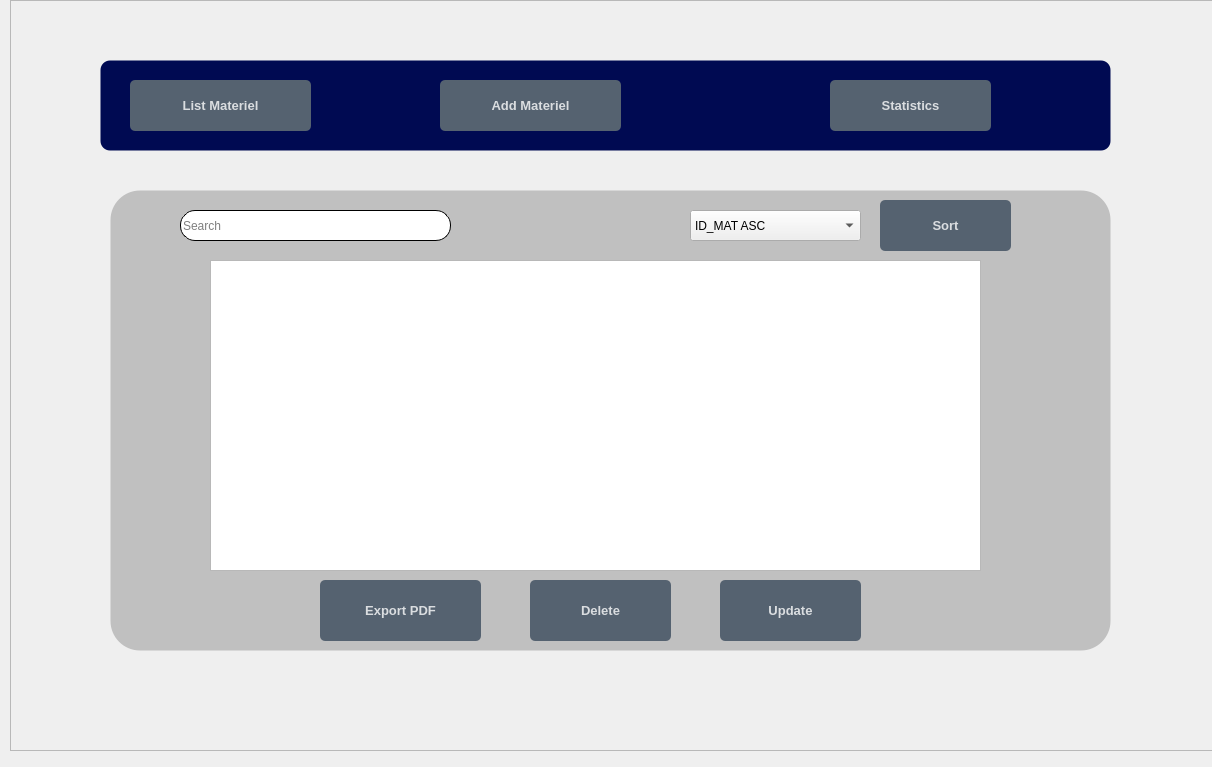
<?xml version="1.0" encoding="UTF-8"?>
<ui version="4.0">
 <class>MainWindow</class>
 <widget class="QMainWindow" name="MainWindow">
  <property name="geometry">
   <rect>
    <x>0</x>
    <y>0</y>
    <width>1212</width>
    <height>767</height>
   </rect>
  </property>
  <property name="windowTitle">
   <string>MainWindow</string>
  </property>
  <widget class="QWidget" name="centralwidget">
   <widget class="QFrame" name="frame">
    <property name="geometry">
     <rect>
      <x>10</x>
      <y>0</y>
      <width>1221</width>
      <height>751</height>
     </rect>
    </property>
    <property name="frameShape">
     <enum>QFrame::StyledPanel</enum>
    </property>
    <property name="frameShadow">
     <enum>QFrame::Raised</enum>
    </property>
    <widget class="QStackedWidget" name="stackedWidget">
     <property name="geometry">
      <rect>
       <x>30</x>
       <y>20</y>
       <width>1121</width>
       <height>691</height>
      </rect>
     </property>
     <widget class="QWidget" name="page">
      <widget class="QPushButton" name="Stat">
       <property name="geometry">
        <rect>
         <x>790</x>
         <y>60</y>
         <width>161</width>
         <height>51</height>
        </rect>
       </property>
       <property name="font">
        <font>
         <pointsize>10</pointsize>
         <weight>75</weight>
         <bold>true</bold>
        </font>
       </property>
       <property name="styleSheet">
        <string notr="true">QPushButton {
    background-color: rgba(85, 98, 112, 255);
    color: rgba(255, 255, 255, 200);
    border-radius: 5px;
}

QPushButton:pressed {
    padding-left: 5px;
    padding-top: 5px;
    background-color: rgba(0, 0, 255);
    background-position: calc(100% - 10px) center;
}

QPushButton:hover {
    background-color: rgba(0, 0, 255);
}
</string>
       </property>
       <property name="text">
        <string>Statistics</string>
       </property>
       <property name="icon">
        <iconset>
         <normaloff>:/icons/ressource/icons/pie-chart.png</normaloff>:/icons/ressource/icons/pie-chart.png</iconset>
       </property>
       <property name="iconSize">
        <size>
         <width>51</width>
         <height>50</height>
        </size>
       </property>
      </widget>
      <widget class="QPushButton" name="ListMat">
       <property name="geometry">
        <rect>
         <x>90</x>
         <y>60</y>
         <width>181</width>
         <height>51</height>
        </rect>
       </property>
       <property name="font">
        <font>
         <pointsize>10</pointsize>
         <weight>75</weight>
         <bold>true</bold>
        </font>
       </property>
       <property name="styleSheet">
        <string notr="true">QPushButton {
    background-color: rgba(85, 98, 112, 255);
    color: rgba(255, 255, 255, 200);
    border-radius: 5px;
}

QPushButton:pressed {
    padding-left: 5px;
    padding-top: 5px;
    background-color: rgba(0, 0, 255);
    background-position: calc(100% - 10px) center;
}

QPushButton:hover {
    background-color: rgba(0, 0, 255);
}
</string>
       </property>
       <property name="text">
        <string>List Materiel</string>
       </property>
       <property name="icon">
        <iconset>
         <normaloff>:/icons/ressource/icons/clipboard.png</normaloff>:/icons/ressource/icons/clipboard.png</iconset>
       </property>
       <property name="iconSize">
        <size>
         <width>50</width>
         <height>50</height>
        </size>
       </property>
      </widget>
      <widget class="QPushButton" name="AddMat">
       <property name="geometry">
        <rect>
         <x>400</x>
         <y>60</y>
         <width>181</width>
         <height>51</height>
        </rect>
       </property>
       <property name="font">
        <font>
         <pointsize>10</pointsize>
         <weight>75</weight>
         <bold>true</bold>
        </font>
       </property>
       <property name="styleSheet">
        <string notr="true">QPushButton {
    background-color: rgba(85, 98, 112, 255);
    color: rgba(255, 255, 255, 200);
    border-radius: 5px;
}

QPushButton:pressed {
    padding-left: 5px;
    padding-top: 5px;
    background-color: rgba(0, 0, 255);
    background-position: calc(100% - 10px) center;
}

QPushButton:hover {
    background-color: rgba(0, 0, 255);
}
</string>
       </property>
       <property name="text">
        <string>Add Materiel</string>
       </property>
       <property name="icon">
        <iconset>
         <normaloff>:/icons/ressource/icons/add-group.png</normaloff>:/icons/ressource/icons/add-group.png</iconset>
       </property>
       <property name="iconSize">
        <size>
         <width>50</width>
         <height>50</height>
        </size>
       </property>
      </widget>
      <widget class="QLabel" name="label_34">
       <property name="geometry">
        <rect>
         <x>60</x>
         <y>40</y>
         <width>1011</width>
         <height>91</height>
        </rect>
       </property>
       <property name="font">
        <font>
         <weight>50</weight>
         <bold>false</bold>
        </font>
       </property>
       <property name="styleSheet">
        <string notr="true">QLabel {
    background-color: #000A52;
    color: white;
    border: 1px solid transparent;
    border-radius: 10px;
}</string>
       </property>
       <property name="text">
        <string/>
       </property>
      </widget>
      <widget class="QLabel" name="label_35">
       <property name="geometry">
        <rect>
         <x>70</x>
         <y>170</y>
         <width>1001</width>
         <height>461</height>
        </rect>
       </property>
       <property name="styleSheet">
        <string notr="true">QLabel {
    background-color: #C0C0C0;
    color: white;
    border: 1px solid transparent;
    border-radius: 30px;
}</string>
       </property>
       <property name="text">
        <string/>
       </property>
      </widget>
      <widget class="QTableView" name="tableView">
       <property name="geometry">
        <rect>
         <x>170</x>
         <y>240</y>
         <width>771</width>
         <height>311</height>
        </rect>
       </property>
      </widget>
      <widget class="QPushButton" name="pdf">
       <property name="geometry">
        <rect>
         <x>280</x>
         <y>560</y>
         <width>161</width>
         <height>61</height>
        </rect>
       </property>
       <property name="font">
        <font>
         <pointsize>10</pointsize>
         <weight>75</weight>
         <bold>true</bold>
        </font>
       </property>
       <property name="styleSheet">
        <string notr="true">QPushButton {
    background-color: rgba(85, 98, 112, 255);
    color: rgba(255, 255, 255, 200);
    border-radius: 5px;
}

QPushButton:pressed {
    padding-left: 5px;
    padding-top: 5px;
    background-color: rgba(0, 0, 255);
    background-position: calc(100% - 10px) center;
}

QPushButton:hover {
    background-color: rgba(0, 0, 255);
}
</string>
       </property>
       <property name="text">
        <string>Export PDF</string>
       </property>
       <property name="icon">
        <iconset>
         <normaloff>:/icons/ressource/icons/download-pdf.png</normaloff>:/icons/ressource/icons/download-pdf.png</iconset>
       </property>
       <property name="iconSize">
        <size>
         <width>50</width>
         <height>50</height>
        </size>
       </property>
      </widget>
      <widget class="QPushButton" name="delete_2">
       <property name="geometry">
        <rect>
         <x>490</x>
         <y>560</y>
         <width>141</width>
         <height>61</height>
        </rect>
       </property>
       <property name="font">
        <font>
         <pointsize>10</pointsize>
         <weight>75</weight>
         <bold>true</bold>
        </font>
       </property>
       <property name="styleSheet">
        <string notr="true">QPushButton {
    background-color: rgba(85, 98, 112, 255);
    color: rgba(255, 255, 255, 200);
    border-radius: 5px;
}

QPushButton:pressed {
    padding-left: 5px;
    padding-top: 5px;
    background-color: rgba(0, 0, 255);
    background-position: calc(100% - 10px) center;
}

QPushButton:hover {
    background-color: rgba(0, 0, 255);
}
</string>
       </property>
       <property name="text">
        <string>Delete</string>
       </property>
       <property name="icon">
        <iconset>
         <normaloff>:/icons/ressource/icons/delete-database.png</normaloff>:/icons/ressource/icons/delete-database.png</iconset>
       </property>
       <property name="iconSize">
        <size>
         <width>50</width>
         <height>50</height>
        </size>
       </property>
      </widget>
      <widget class="QPushButton" name="update">
       <property name="geometry">
        <rect>
         <x>680</x>
         <y>560</y>
         <width>141</width>
         <height>61</height>
        </rect>
       </property>
       <property name="font">
        <font>
         <pointsize>10</pointsize>
         <weight>75</weight>
         <bold>true</bold>
        </font>
       </property>
       <property name="styleSheet">
        <string notr="true">QPushButton {
    background-color: rgba(85, 98, 112, 255);
    color: rgba(255, 255, 255, 200);
    border-radius: 5px;
}

QPushButton:pressed {
    padding-left: 5px;
    padding-top: 5px;
    background-color: rgba(0, 0, 255);
    background-position: calc(100% - 10px) center;
}

QPushButton:hover {
    background-color: rgba(0, 0, 255);
}
</string>
       </property>
       <property name="text">
        <string>Update</string>
       </property>
       <property name="icon">
        <iconset>
         <normaloff>:/icons/ressource/icons/update.png</normaloff>:/icons/ressource/icons/update.png</iconset>
       </property>
       <property name="iconSize">
        <size>
         <width>60</width>
         <height>50</height>
        </size>
       </property>
      </widget>
      <widget class="QLineEdit" name="searchbar">
       <property name="geometry">
        <rect>
         <x>140</x>
         <y>190</y>
         <width>271</width>
         <height>31</height>
        </rect>
       </property>
       <property name="styleSheet">
        <string notr="true"> background-color: rgb(255, 255, 255); 
    border-radius: 15px; 
    border: 1px solid black; </string>
       </property>
       <property name="placeholderText">
        <string>Search</string>
       </property>
      </widget>
      <widget class="QComboBox" name="comboBox_2">
       <property name="geometry">
        <rect>
         <x>650</x>
         <y>190</y>
         <width>171</width>
         <height>31</height>
        </rect>
       </property>
       <property name="styleSheet">
        <string notr="true">#comboBox {
    border: 1px solid #ced4da;
    border-radius: 4px;
    padding-left: 10px;
}



#comboBox:on {
    border: 4px solid #c2dbfe; 
}

#comboBox QListView {
    font-size: 12px;
    border: 1px solid rgba(0, 0, 0, 10%);
    padding: 5px;
    background-color: #fff;
    outline: 0px;
}
</string>
       </property>
       <item>
        <property name="text">
         <string>ID_MAT ASC</string>
        </property>
       </item>
       <item>
        <property name="text">
         <string>ID_MAT DESC</string>
        </property>
       </item>
       <item>
        <property name="text">
         <string>ETAT ASC</string>
        </property>
       </item>
       <item>
        <property name="text">
         <string>ETAT DESC</string>
        </property>
       </item>
      </widget>
      <widget class="QPushButton" name="sort">
       <property name="geometry">
        <rect>
         <x>840</x>
         <y>180</y>
         <width>131</width>
         <height>51</height>
        </rect>
       </property>
       <property name="font">
        <font>
         <pointsize>10</pointsize>
         <weight>75</weight>
         <bold>true</bold>
        </font>
       </property>
       <property name="styleSheet">
        <string notr="true">QPushButton {
    background-color: rgba(85, 98, 112, 255);
    color: rgba(255, 255, 255, 200);
    border-radius: 5px;
}

QPushButton:pressed {
    padding-left: 5px;
    padding-top: 5px;
    background-color: rgba(0, 0, 255);
    background-position: calc(100% - 10px) center;
}

QPushButton:hover {
    background-color: rgba(0, 0, 255);
}
</string>
       </property>
       <property name="text">
        <string>Sort</string>
       </property>
       <property name="icon">
        <iconset>
         <normaloff>:/icons/ressource/icons/sort.png</normaloff>:/icons/ressource/icons/sort.png</iconset>
       </property>
       <property name="iconSize">
        <size>
         <width>60</width>
         <height>50</height>
        </size>
       </property>
      </widget>
      <zorder>label_34</zorder>
      <zorder>Stat</zorder>
      <zorder>ListMat</zorder>
      <zorder>AddMat</zorder>
      <zorder>label_35</zorder>
      <zorder>tableView</zorder>
      <zorder>pdf</zorder>
      <zorder>delete_2</zorder>
      <zorder>update</zorder>
      <zorder>searchbar</zorder>
      <zorder>comboBox_2</zorder>
      <zorder>sort</zorder>
     </widget>
     <widget class="QWidget" name="page_2">
      <widget class="QLabel" name="label_39">
       <property name="geometry">
        <rect>
         <x>80</x>
         <y>90</y>
         <width>1011</width>
         <height>391</height>
        </rect>
       </property>
       <property name="styleSheet">
        <string notr="true">QLabel {
    background-color: #C0C0C0;
    color: white;
    border: 1px solid transparent;
    border-radius: 30px;
}</string>
       </property>
       <property name="text">
        <string/>
       </property>
      </widget>
      <widget class="QLineEdit" name="IDFOR">
       <property name="geometry">
        <rect>
         <x>140</x>
         <y>290</y>
         <width>441</width>
         <height>41</height>
        </rect>
       </property>
       <property name="styleSheet">
        <string notr="true"> background-color: rgb(255, 255, 255); 
    border-radius: 15px; 
    border: 1px solid black;</string>
       </property>
       <property name="placeholderText">
        <string>ID FOURNISSEUR</string>
       </property>
      </widget>
      <widget class="QLineEdit" name="PRIX">
       <property name="geometry">
        <rect>
         <x>140</x>
         <y>190</y>
         <width>441</width>
         <height>41</height>
        </rect>
       </property>
       <property name="styleSheet">
        <string notr="true"> background-color: rgb(255, 255, 255); 
    border-radius: 15px; 
    border: 1px solid black;</string>
       </property>
       <property name="placeholderText">
        <string>PRIX</string>
       </property>
      </widget>
      <widget class="QPushButton" name="cadd">
       <property name="geometry">
        <rect>
         <x>210</x>
         <y>380</y>
         <width>111</width>
         <height>41</height>
        </rect>
       </property>
       <property name="font">
        <font>
         <pointsize>11</pointsize>
         <weight>75</weight>
         <bold>true</bold>
        </font>
       </property>
       <property name="styleSheet">
        <string notr="true">QPushButton {
    background-color: rgba(85, 98, 112, 255);
    color: rgba(255, 255, 255, 200);
    border-radius: 5px;
}

QPushButton:pressed {
    padding-left: 5px;
    padding-top: 5px;
    background-color: rgba(255, 107, 107, 255);
    background-position: calc(100% - 10px) center;
}

QPushButton:hover {
    background-color: rgba(255, 107, 107, 255);
}
</string>
       </property>
       <property name="text">
        <string>ADD</string>
       </property>
       <property name="icon">
        <iconset>
         <normaloff>:/icons/ressource/icons/addition.png</normaloff>:/icons/ressource/icons/addition.png</iconset>
       </property>
       <property name="iconSize">
        <size>
         <width>30</width>
         <height>30</height>
        </size>
       </property>
      </widget>
      <widget class="QPushButton" name="cupdate">
       <property name="geometry">
        <rect>
         <x>380</x>
         <y>380</y>
         <width>131</width>
         <height>41</height>
        </rect>
       </property>
       <property name="font">
        <font>
         <pointsize>11</pointsize>
         <weight>75</weight>
         <bold>true</bold>
        </font>
       </property>
       <property name="styleSheet">
        <string notr="true">QPushButton {
    background-color: rgba(85, 98, 112, 255);
    color: rgba(255, 255, 255, 200);
    border-radius: 5px;
}

QPushButton:pressed {
    padding-left: 5px;
    padding-top: 5px;
    background-color: rgba(255, 107, 107, 255);
    background-position: calc(100% - 10px) center;
}

QPushButton:hover {
    background-color: rgba(255, 107, 107, 255);
}
</string>
       </property>
       <property name="text">
        <string>UPDATE</string>
       </property>
       <property name="icon">
        <iconset>
         <normaloff>:/icons/ressource/icons/refresh.png</normaloff>:/icons/ressource/icons/refresh.png</iconset>
       </property>
       <property name="iconSize">
        <size>
         <width>40</width>
         <height>40</height>
        </size>
       </property>
      </widget>
      <widget class="QLineEdit" name="IDEMP">
       <property name="geometry">
        <rect>
         <x>140</x>
         <y>240</y>
         <width>441</width>
         <height>41</height>
        </rect>
       </property>
       <property name="styleSheet">
        <string notr="true"> background-color: rgb(255, 255, 255); 
    border-radius: 15px; 
    border: 1px solid black;</string>
       </property>
       <property name="placeholderText">
        <string>ID EMPLOYEE</string>
       </property>
      </widget>
      <widget class="QLineEdit" name="ETAT">
       <property name="geometry">
        <rect>
         <x>140</x>
         <y>140</y>
         <width>441</width>
         <height>41</height>
        </rect>
       </property>
       <property name="styleSheet">
        <string notr="true"> background-color: rgb(255, 255, 255); 
    border-radius: 15px; 
    border: 1px solid black;</string>
       </property>
       <property name="placeholderText">
        <string>ETAT</string>
       </property>
      </widget>
      <widget class="QLabel" name="label_23">
       <property name="geometry">
        <rect>
         <x>610</x>
         <y>100</y>
         <width>471</width>
         <height>371</height>
        </rect>
       </property>
       <property name="styleSheet">
        <string notr="true">image: url(:/images/ressource/images/APP_3.png);</string>
       </property>
       <property name="text">
        <string/>
       </property>
       <property name="scaledContents">
        <bool>true</bool>
       </property>
      </widget>
     </widget>
    </widget>
   </widget>
  </widget>
 </widget>
 <resources/>
 <connections/>
</ui>
